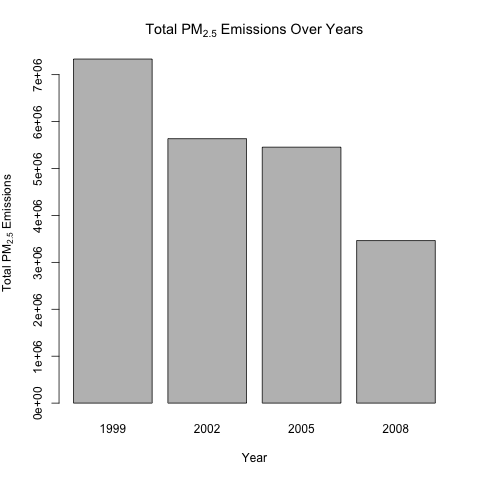

The R source for this figure:
totalNEI <- summarise(group_by(NEI, year), Emissions=sum(Emissions))

png(filename = "plot1.png")
barplot(totalNEI$Emissions, names = totalNEI$year, xlab = "Year",
        ylab = expression('Total PM' [2.5]* ' Emissions'),
        main = expression('Total PM'[2.5]* ' Emissions Over Years'))
dev.off()